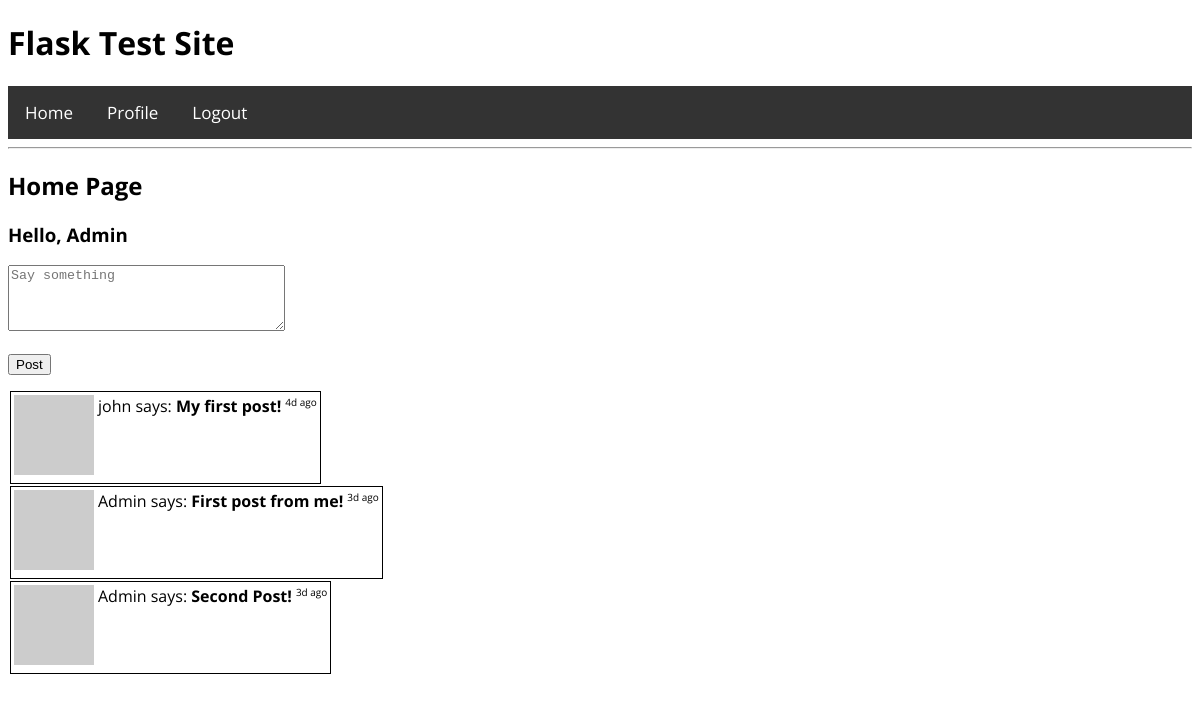
The page / (signed in) on the database as committed earlier.
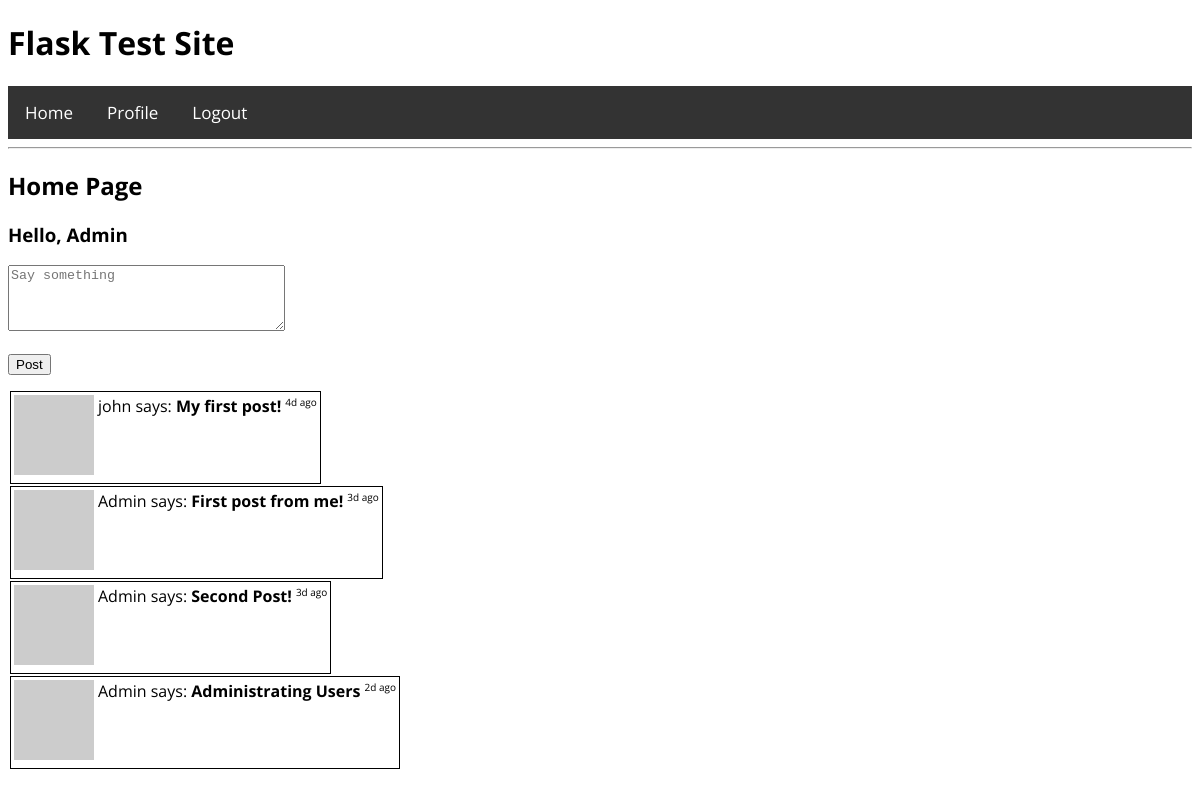
The same page on the database as committed later.
### app/models.py (models this page shows, shortened)
class Post(db.Model):
    id = db.Column(db.Integer, primary_key=True)
    body = db.Column(db.String(180))
    timestamp = db.Column(db.DateTime, index=True, default=datetime.utcnow)
    user_id = db.Column(db.Integer, db.ForeignKey('user.id'))
    def get_duration(self, then, now=datetime.utcnow(), interval="default"):
        duration = now - then  # For build-in functions
        duration_in_s = duration.total_seconds()
        def years():
            return divmod(duration_in_s, 31536000)  # Seconds in a year=31536000.
        def days(seconds=None):
            return divmod(seconds if seconds is not None else duration_in_s, 86400)  # Seconds in a day = 86400
        def hours(seconds=None):
            return divmod(seconds if seconds is not None else duration_in_s, 3600)  # Seconds in an hour = 3600
        def minutes(seconds=None):
            return divmod(seconds if seconds is not None else duration_in_s, 60)  # Seconds in a minute = 60
        def seconds(seconds=None):
            if seconds is not None:
                return divmod(seconds, 1)
            return duration_in_s
        def total_duration():
            y = years()
            d = days(y[1])  # Use remainder to calculate next variable
            h = hours(d[1])
            m = minutes(h[1])
            s = seconds(m[1])
            if int(y[0]) != 0:
                return "{}y ago".format(int(y[0]))
            elif int(d[0]) != 0:
                return "{}d ago".format(int(d[0]))
            elif int(h[0]) != 0:
                return "{}h ago".format(int(h[0]))
            elif int(m[0]) != 0:
                return "{}m ago".format(int(m[0]))
            else:
                return "{}s ago".format(int(s[0]))
            return "Time between dates: {} years, {} days, {} hours, {} minutes and {} seconds".format(int(y[0]),
                                                                                                       int(d[0]),
                                                                                                       int(h[0]),
                                                                                                       int(m[0]),
                                                                                                       int(s[0]))
        return {
            'years': int(years()[0]),
            'days': int(days()[0]),
            'hours': int(hours()[0]),
            'minutes': int(minutes()[0]),
            'seconds': int(seconds()),
            'default': total_duration()
        }[interval]

class User(UserMixin, db.Model):
    id = db.Column(db.Integer, primary_key=True)
    username = db.Column(db.String(64), index=True, unique=True)
    email = db.Column(db.String(120), index=True, unique=True)
    password_hash = db.Column(db.String(128))
    posts = db.relationship('Post', backref='author', lazy='dynamic')
    def __repr__(self):
        return '<User {}>'.format(self.username)
    def avatar(self, size):
        digest = md5(self.email.lower().encode('utf-8')).hexdigest()
        return 'https://www.gravatar.com/avatar/{}?d=identicon&s{}'.format(digest, size)

### app/routes.py (the view)
@app.route('/', methods=['GET', 'POST'])
@login_required
def home():
    print(current_user)
    form = PostForm()
    posts = Post.query.all()
    if form.validate_on_submit():
        post = Post(body=form.post.data, author=current_user)
        db.session.add(post)
        db.session.commit()
        flash('Your post in now live')
        return redirect(url_for('home'))
    return render_template('home.html', page_title="Home", posts=posts, form=form)

### app/forms.py
class PostForm(FlaskForm):
    post = TextAreaField('Say Something', validators=[DataRequired(), Length(min=1, max=140)],
                         render_kw={"placeholder": "Say something"})
    submit = SubmitField('Post')

### app/models.py (called while the page is built)
@login.user_loader
def load_user(id):
    return User.query.get(int(id))

### app/templates/home.html (shortened to what this page needs)
{% extends 'layout.html' %}
{% block content %}
<h2>Home Page</h2>
<h3>Hello, {{ current_user.username }}</h3>
<form action="" method="post">
    <p>
        {{ form.post(cols=32, rows=4) }}
    </p>
    <p>{{ form.submit }}</p>
</form>
{% for post in posts %}
    {% include '_post.html' %}
{% endfor %}
{% endblock %}

### app/templates/_post.html
<table style="border: 1px solid black; margin: 2px;">
    <tr valign="top">
        <td><img src="{{ post.author.avatar(36) }}"></td>
        <td>{{ post.author.username }} says: <b>{{ post.body }}</b></td>
        <td style="font-size: 10px;">{{ post.get_duration(post.timestamp) }}</td>
    </tr>
</table>

Rows that differ between the two databases and show on the page:
added Post: author.username "Admin", body "Administrating Users", get_duration "2d ago"
